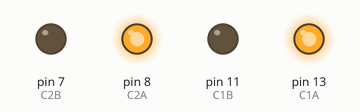
Simulated run of this sketch. Board: Arduino Uno, built with avr-gcc and run on an emulated ATmega328P. Parts: output pins drawn as LEDs (lit = HIGH).

Above: at 0.1 s.
Timing chart, 0 to 1.6 s (numbered marks = the images above):
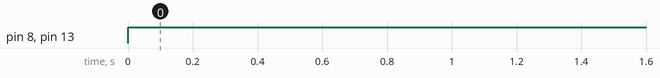

The sketch:

sketch_oct02c.ino
```cpp
#define C1A 13
#define C1B 11
#define C2A 8
#define C2B 7
void setup(){
  pinMode(C1A,OUTPUT);
  pinMode(C1B,OUTPUT);
  pinMode(C2A,OUTPUT);
  pinMode(C2B,OUTPUT);
}
void loop(){
  forward();
}
void forward(){
  digitalWrite(C1A, HIGH);
  digitalWrite(C1B, LOW);
  digitalWrite(C2A, HIGH);
  digitalWrite(C2B, LOW);
}
void Stop(){
  digitalWrite(C1A, LOW);
  digitalWrite(C1B, LOW);
  digitalWrite(C2A, LOW);
  digitalWrite(C2B, LOW);

}


void backward(){
  digitalWrite(C1A, LOW);
  digitalWrite(C1B, HIGH);
  digitalWrite(C2A, LOW);
  digitalWrite(C2B, HIGH);
}
```

Measured:
- by itself, pin 8 (C2A), pin 13 (C1A): LOW → HIGH at 0.00 s
